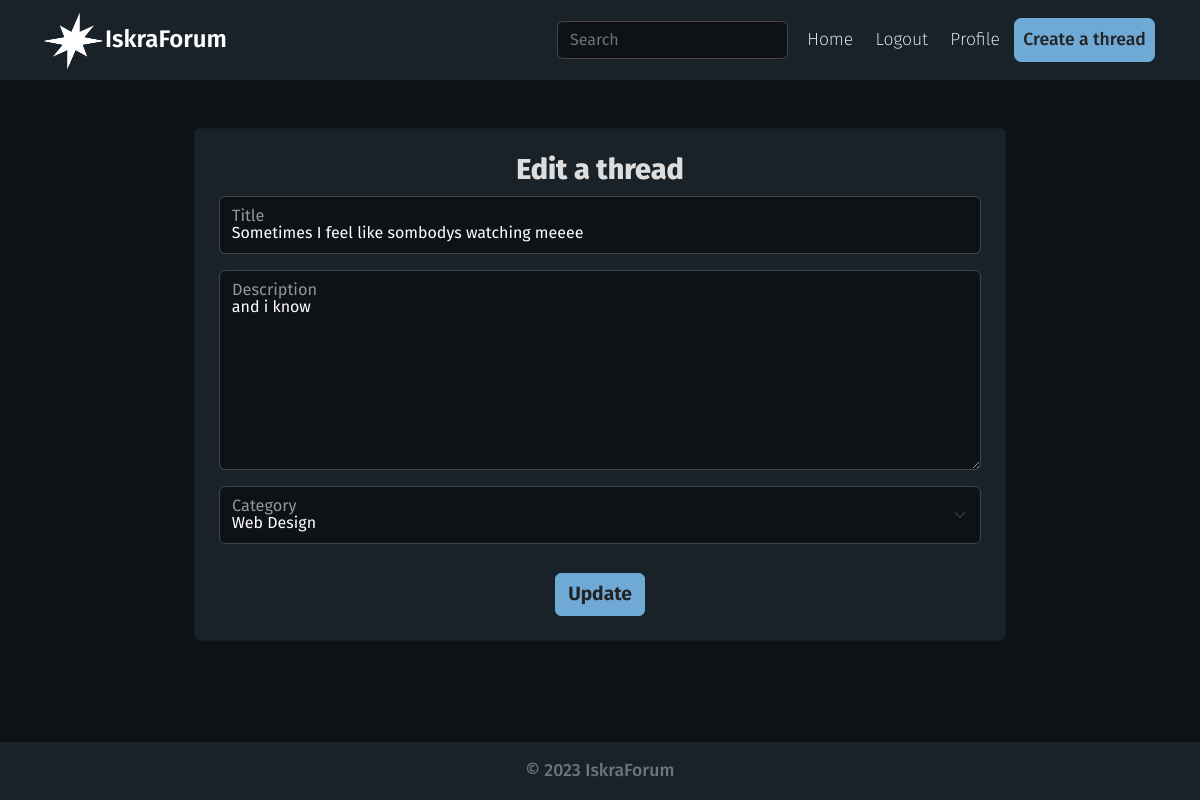
The app's page /edit-thread/34/ (signed in) with its own data.
### base/models.py (models this page shows, shortened)
class Thread(models.Model):
    title = models.CharField(max_length=150)
    description = models.TextField()
    uploader = models.ForeignKey(User, null=True, blank=True, on_delete=models.CASCADE)
    category = models.ForeignKey("Category", verbose_name=("Category"), null=True, on_delete=models.DO_NOTHING)
    created = models.DateTimeField(auto_now_add=True)

### base/views.py (the view)
# urls.py: path('edit-thread/<str:pk>/', views.edit_thread, name="edit-thread"),
@login_required(login_url='login')
def edit_thread(request, pk):
    thread = Thread.objects.get(id=pk)
    form = ThreadForm(instance=thread)
    if request.user != thread.uploader:
        return redirect ('home')
    if request.method == 'POST':
        form = ThreadForm(request.POST, instance=thread)
        if form.is_valid():
            form.save()
            return redirect('thread', thread.id)
    context = {
        'form': form,
        'thread': thread,
    }
    return render(request, 'base/thread_form.html', context)

### base/forms.py
class ThreadForm(ModelForm):
    class Meta:
        model = Thread
        fields = '__all__'
        exclude = ['created', 'uploader']
    def __init__(self, *args, **kwargs):
        super(ThreadForm, self).__init__(*args, **kwargs)
        self.fields['title'].widget.attrs['class'] = 'form-control'
        self.fields['title'].widget.attrs['id'] = 'floatingInput'
        self.fields['title'].widget.attrs['placeholder'] = 'title'
        self.fields['description'].widget.attrs['class'] = 'form-control textarea'
        self.fields['description'].widget.attrs['placeholder'] = 'description'
        self.fields['description'].widget.attrs['cols'] = '8'
        self.fields['description'].widget.attrs['id'] = 'floatingInput'
        self.fields['category'].widget.attrs['class'] = 'form-select'
        self.fields['category'].widget.attrs['id'] = 'floatingInput'

### base/models.py (called while the page is built)
    def __str__(self):
        return str(self.name)

### base/templates/base/thread_form.html (shortened to what this page needs)
{% extends 'base/base.html' %}
{% load static %}
{% block content %}
<div class="container create-thread-container">
    <div class="card mt-5">
    {% if user.is_authenticated %}
    <form action="" method="POST">
        {% if request.user == thread.uploader %}
        <h2 class="register">Edit a thread</h2>
        {% else %}
        <h1 class="register">Create a thread</h1>
        {% endif %}
        <div class="mb-3 form-floating">
            {{form.title}}
            <label for="floatingInput" class="form-label">Title</label>
        </div>
        <div class="mb-3 form-floating">
            {{form.description}}
            <label for="floatingInput" class="form-label">Description</label>
        </div>
        <div class="mb-3 form-floating">
            <label for="floatingInput" class="form-label">Uploader</label>
        </div>
        <div class="mb-3 form-floating">
            {{form.category}}
            <label for="floatingInput" class="form-label">Category</label>
        </div>
        <div class="wrap">
            {% if request.user == thread.uploader %}
                <input type="submit" value="Update" class="btn btn-success">
            {% else %}
                <input type="submit" value="Create" class="btn btn-success">
            {% endif %}
        </div>
    </div>
    {% endif %}
</div>
{% endblock content %}

### records on screen
Thread: title "Sometimes I feel like sombodys watching meeee", description "and i know", category "Web Design"
